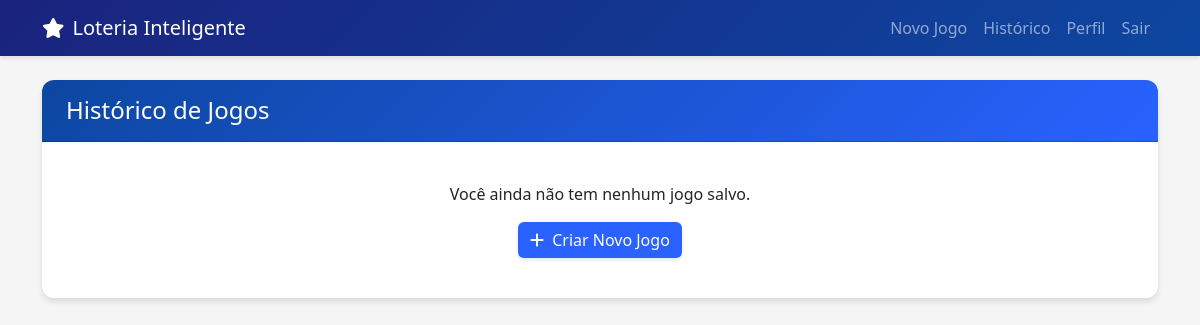
/history/ (signed in), run on an earlier commit of the app's database.
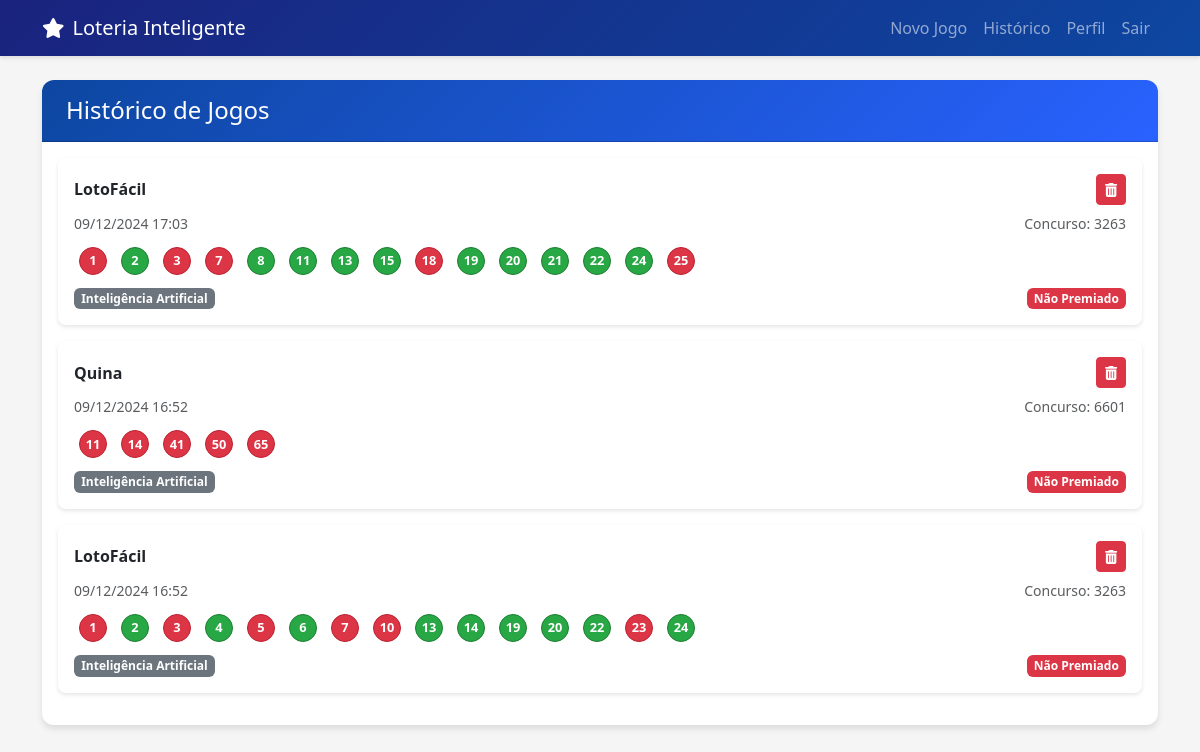
And on a later commit of the database.
### lottery_app/models.py (models this page shows, shortened)
class LotteryTicket(models.Model):
    user = models.ForeignKey(
        User,
        on_delete=models.CASCADE,
        verbose_name="Usuário"
    )
    game = models.ForeignKey(
        LotteryGame,
        on_delete=models.CASCADE,
        verbose_name="Jogo"
    )
    numbers = models.JSONField(
        verbose_name="Números escolhidos"
    )
    created_at = models.DateTimeField(
        auto_now_add=True,
        verbose_name="Data de criação"
    )
    concurso = models.IntegerField(
        verbose_name="Número do concurso"
    )
    sorteados = models.CharField(
        max_length=200,
        blank=True,
        null=True,
        verbose_name="Números sorteados"
    )
    generation_method = models.CharField(
        max_length=20,
        choices=[
            ('manual', 'Manual'),
            ('auto', 'Automático'),
            ('ai', 'Inteligência Artificial')
        ],
        verbose_name="Método de geração"
    )
    def check_matches(self):
        if not self.sorteados:
            return [], []
        winning_numbers = [int(num.strip()) for num in self.sorteados.split(',')]
        matches = []
        non_matches = []
        for number in self.numbers:
            if number in winning_numbers:
                matches.append(number)
            else:
                non_matches.append(number)
        return matches, non_matches
    def is_winner(self):
        if not self.sorteados:
            return False
        matches, _ = self.check_matches()
        return len(matches) == self.game.numbers_to_choose
    class Meta:
        verbose_name = "Bilhete de Loteria"
        verbose_name_plural = "Bilhetes de Loteria"

class LotteryGame(models.Model):
    name = models.CharField(
        max_length=100,
        verbose_name="Nome do jogo"
    )
    total_numbers = models.IntegerField(
        verbose_name="Total de números disponíveis"
    )
    numbers_to_choose = models.IntegerField(
        verbose_name="Quantidade de números a escolher"
    )
    historical_data = models.FileField(
        upload_to='historical_data/',
        null=True,
        blank=True,
        verbose_name="Arquivo de dados históricos"
    )
    concurso = models.IntegerField(
        default=0,
        verbose_name="Número do concurso"
    )
    sorteados = models.CharField(
        max_length=200,
        blank=True,
        null=True,
        verbose_name="Números sorteados"
    )
    class Meta:
        verbose_name = "Jogo de Loteria"
        verbose_name_plural = "Jogos de Loteria"

### lottery_app/views.py (the view)
# urls.py: path('history/', views.history, name='history'),
@login_required
def history(request):
    tickets = LotteryTicket.objects.filter(user=request.user).order_by('-created_at')
    return render(request, 'lottery_app/history.html', {'tickets': tickets})

### templates/lottery_app/history.html (shortened to what this page needs)
{% extends 'base.html' %}
{% block content %}
<div class="card">
    <div class="card-header">
        <h4 class="mb-0">Histórico de Jogos</h4>
    </div>
    <div class="card-body">
        {% if tickets %}
            <div class="tickets-list">
                {% for ticket in tickets %}
                    <div class="ticket-card mb-3">
                        <div class="ticket-header">
                            <div class="ticket-info">
                                <div class="d-flex justify-content-between align-items-center mb-2">
                                    <strong>{{ ticket.game.name }}</strong>
                                    <form action="{% url 'delete_ticket' ticket.id %}" method="post" class="d-inline">
                                        <button type="submit" class="btn btn-danger btn-sm"
                                                onclick="return confirm('Tem certeza que deseja excluir este jogo?')">
                                            <i class="fas fa-trash-alt"></i>
                                        </button>
                                    </form>
                                </div>
                                <div class="d-flex justify-content-between align-items-center text-muted small">
                                    <span>{{ ticket.created_at|date:"d/m/Y H:i" }}</span>
                                    <span>Concurso: {{ ticket.concurso }}</span>
                                </div>
                            </div>
                        </div>
                        <div class="ticket-body">
                            <div class="numbers-row">
                                {% with result=ticket.check_matches %}
                                    {% for number in ticket.numbers %}
                                        {% if not ticket.game.sorteados %}
                                            <span class="lottery-number pending">{{ number }}</span>
                                        {% elif number in result.0 %}
                                            <span class="lottery-number match">{{ number }}</span>
                                        {% else %}
                                            <span class="lottery-number no-match">{{ number }}</span>
                                        {% endif %}
                                    {% endfor %}
                                {% endwith %}
                            </div>
                            <div class="ticket-footer d-flex justify-content-between align-items-center mt-2">
                                <span class="badge method-badge">{{ ticket.get_generation_method_display }}</span>
                                {% if ticket.game.sorteados %}
                                    {% if ticket.is_winner %}
                                        <span class="badge bg-success">Vencedor!</span>
                                    {% else %}
                                        <span class="badge bg-danger">Não Premiado</span>
                                    {% endif %}
                                {% else %}
                                    <span class="badge bg-warning">Aguardando Sorteio</span>
                                {% endif %}
                            </div>
                        </div>
                    </div>
                {% endfor %}
            </div>
        {% else %}
            <div class="text-center py-4">
                <p class="mb-3">Você ainda não tem nenhum jogo salvo.</p>
                <a href="{% url 'home' %}" class="btn btn-primary">
                    <i class="fas fa-plus me-2"></i>Criar Novo Jogo
                </a>
            </div>
        {% endif %}
    </div>
</div>
{% endblock %}

What changed in the data, as far as the page shows it:
added LotteryTicket: game.name "LotoFácil", created_at "09/12/2024 17:03", concurso "3263", numbers "1" "3" "7" "18" "25", numbers "2" "8" "11" "13" "15" "19" "20" "21" "22" "24", generation_method "Inteligência Artificial", shows "Não Premiado"
added LotteryTicket: game.name "Quina", created_at "09/12/2024 16:52", concurso "6601", numbers "11" "14" "41" "50" "65", generation_method "Inteligência Artificial", sorteados "Não Premiado"
added LotteryTicket: game.name "LotoFácil", created_at "09/12/2024 16:52", concurso "3263", numbers "1" "3" "5" "7" "10" "23", numbers "2" "4" "6" "13" "14" "19" "20" "22" "24", generation_method "Inteligência Artificial", shows "Não Premiado"
Also different on the page:
text no longer shown: "Você ainda não tem nenhum jogo salvo. Criar Novo Jogo"
